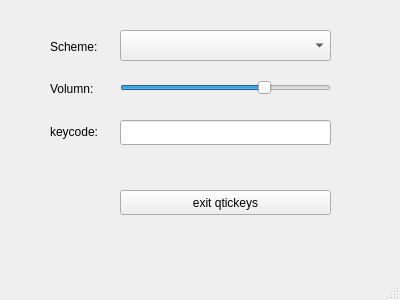
<?xml version="1.0" encoding="UTF-8"?>
<ui version="4.0">
 <class>MainWindow</class>
 <widget class="QMainWindow" name="MainWindow">
  <property name="geometry">
   <rect>
    <x>0</x>
    <y>0</y>
    <width>400</width>
    <height>300</height>
   </rect>
  </property>
  <property name="minimumSize">
   <size>
    <width>400</width>
    <height>300</height>
   </size>
  </property>
  <property name="maximumSize">
   <size>
    <width>400</width>
    <height>300</height>
   </size>
  </property>
  <property name="windowTitle">
   <string>Qtickeys cover tickeys</string>
  </property>
  <property name="windowIcon">
   <iconset>
    <normaloff>logo.ico</normaloff>logo.ico</iconset>
  </property>
  <widget class="QWidget" name="centralWidget">
   <widget class="QComboBox" name="cboSchemes">
    <property name="geometry">
     <rect>
      <x>120</x>
      <y>30</y>
      <width>211</width>
      <height>31</height>
     </rect>
    </property>
   </widget>
   <widget class="QLabel" name="label">
    <property name="geometry">
     <rect>
      <x>50</x>
      <y>38</y>
      <width>54</width>
      <height>17</height>
     </rect>
    </property>
    <property name="text">
     <string>Scheme:</string>
    </property>
   </widget>
   <widget class="QLabel" name="label_2">
    <property name="geometry">
     <rect>
      <x>50</x>
      <y>80</y>
      <width>54</width>
      <height>17</height>
     </rect>
    </property>
    <property name="text">
     <string>Volumn:</string>
    </property>
   </widget>
   <widget class="QSlider" name="hsliderSound">
    <property name="geometry">
     <rect>
      <x>120</x>
      <y>80</y>
      <width>211</width>
      <height>16</height>
     </rect>
    </property>
    <property name="maximum">
     <number>100</number>
    </property>
    <property name="sliderPosition">
     <number>70</number>
    </property>
    <property name="orientation">
     <enum>Qt::Horizontal</enum>
    </property>
   </widget>
   <widget class="QLabel" name="label_3">
    <property name="geometry">
     <rect>
      <x>50</x>
      <y>123</y>
      <width>54</width>
      <height>17</height>
     </rect>
    </property>
    <property name="text">
     <string>keycode:</string>
    </property>
   </widget>
   <widget class="QLineEdit" name="txbKeycode">
    <property name="geometry">
     <rect>
      <x>120</x>
      <y>120</y>
      <width>211</width>
      <height>25</height>
     </rect>
    </property>
    <property name="readOnly">
     <bool>true</bool>
    </property>
   </widget>
   <widget class="QPushButton" name="btnExit">
    <property name="geometry">
     <rect>
      <x>120</x>
      <y>190</y>
      <width>211</width>
      <height>25</height>
     </rect>
    </property>
    <property name="text">
     <string>exit qtickeys</string>
    </property>
   </widget>
  </widget>
  <widget class="QStatusBar" name="statusBar"/>
 </widget>
 <layoutdefault spacing="6" margin="11"/>
 <tabstops>
  <tabstop>cboSchemes</tabstop>
 </tabstops>
 <resources/>
 <connections/>
</ui>
